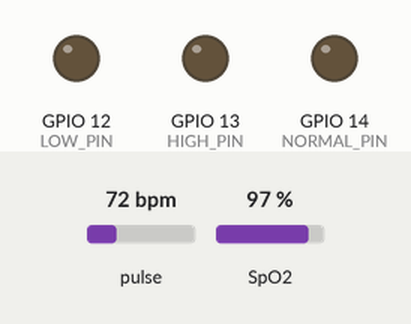
Bench run of a sketch on a simulated ESP32. On the bench: output pins drawn as LEDs (lit = HIGH). The inputs (shaded band) are chosen by the test bench; at power-on: pulse 72 bpm, SpO2 97 %. WiFi joins after 1.5 s; servers stay silent unless stated; what the sketch prints to the serial monitor is not drawn.

Above: at 3.0 s.
3.1 s: pulse set to 42 bpm
At 5.8 s:
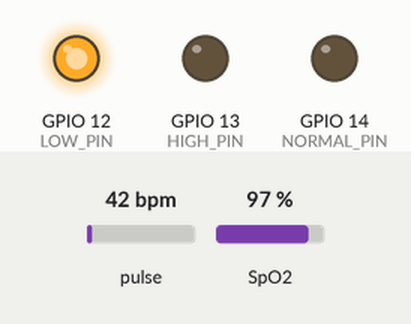
6.1 s: pulse set to 70 bpm
At 7.5 s:
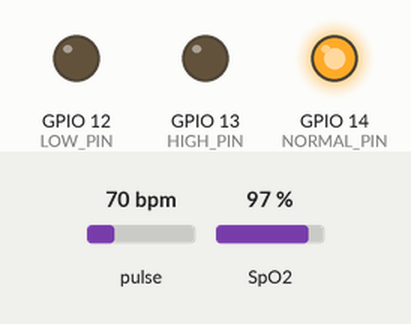
8.3 s: pulse set to 77 bpm
10.0 s: pulse set to 81 bpm
At 12.0 s:
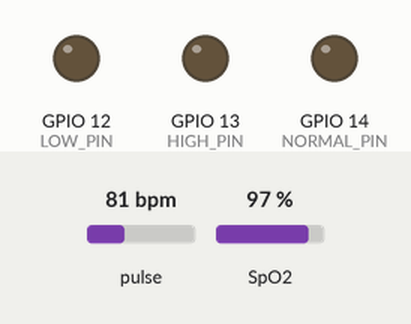
12.3 s: pulse set to 83 bpm
At 13.9 s:
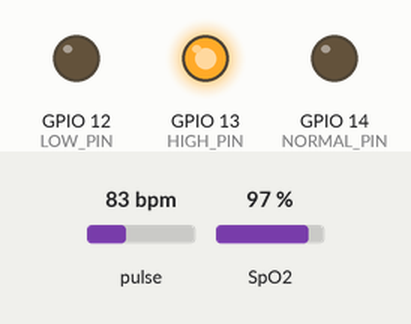
14.3 s: pulse set to 79 bpm
At 15.6 s:
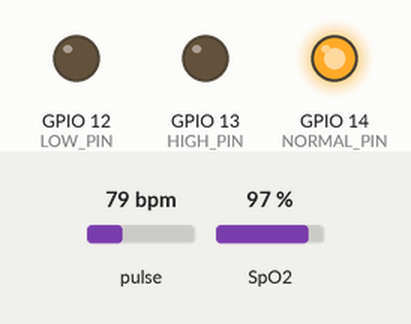
Timing chart, 0 to 17.3 s (numbered marks = the images above; inputs shaded):
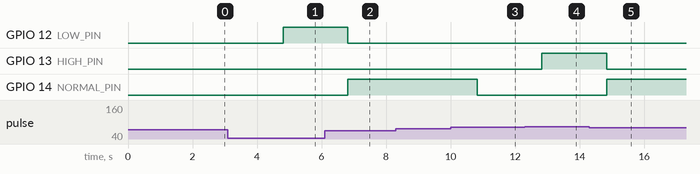

The sketch:

ESP2.ino
```cpp
#define BLYNK_TEMPLATE_ID "TMPL3mzzdyIjd"
#define BLYNK_TEMPLATE_NAME "Child Abuse Detection System and Alert System"
#define BLYNK_AUTH_TOKEN "lE8aYnc_mYjBzLAc7AoTKeiE-2YdydEl"


// #define BLYNK_TEMPLATE_ID "TMPL3ELq_DNup"
// #define BLYNK_TEMPLATE_NAME "Child Abuse Detection System"
// #define BLYNK_AUTH_TOKEN "EAxMQJKVUReWwuJtSVkxBLNrVNYAxpEo"
#define BLYNK_PRINT Serial
#include <BlynkSimpleEsp32.h>
#include <WiFi.h>
#include <Wire.h>
#include "MAX30100_PulseOximeter.h"

#define REPORTING_PERIOD_MS 1000
#define HIGH_PIN 13
#define LOW_PIN 12
#define NORMAL_PIN 14

char auth[] = BLYNK_AUTH_TOKEN;
char ssid[] = "ABC";
char pass[] = "123456789";

PulseOximeter pox;

uint32_t tsLastReport = 0;

// Callback (registered below) fired when a pulse is detected
void onBeatDetected()
{
    Serial.println("Beat!");
}

void setup()
{
    Serial.begin(115200);
    Blynk.begin(auth, ssid, pass);
    pinMode(13,OUTPUT);
    pinMode(12,OUTPUT);
    pinMode(14,OUTPUT);

    Serial.print("Initializing pulse oximeter..");

    if (!pox.begin()) {
        Serial.println("FAILED");
        for(;;);
    } else {
        Serial.println("SUCCESS");
    }
   pox.setOnBeatDetectedCallback(onBeatDetected);
}

void loop()
{
    Blynk.run();
    pox.update();
    float bpm = pox.getHeartRate();
    float spo2 = pox.getSpO2();
    if (millis() - tsLastReport > REPORTING_PERIOD_MS) {
        Serial.print("Heart rate:");
        Serial.print(pox.getHeartRate());
        Blynk.virtualWrite(V0,pox.getHeartRate());
        Serial.print("bpm / SpO2:");
        Serial.print(pox.getSpO2());
        Serial.println("%");
        if(bpm>0 && bpm<60){
         digitalWrite(12,HIGH);
         digitalWrite(13,LOW);
         digitalWrite(14,LOW);
         Serial.print("LOW BPM");
        }else if(bpm>60 &&bpm<80){
         digitalWrite(12,LOW);
         digitalWrite(13,LOW);
         digitalWrite(14,HIGH);
         Serial.print("NORMAL BPM");
        }else if(bpm>81)
        {
         digitalWrite(12,LOW);
         digitalWrite(13,HIGH);
         digitalWrite(14,LOW);
         Serial.print("HIGH BPM");
        }else
        {
         digitalWrite(12,LOW);
         digitalWrite(13,LOW);
         digitalWrite(14,LOW);
         Serial.print("NOT Getting BPM");
        }
 tsLastReport = millis();
}
}
```

Measured:
- the behaviour switches between 79 and 80 bpm on pulse (found by bisection; images 2 and 3)
- the behaviour switches between 81 and 82 bpm on pulse (found by bisection; images 3 and 4)
- after the input at 3.1 s, GPIO 12 (LOW_PIN): LOW → HIGH after 1.7 s; GPIO 14 (NORMAL_PIN): stays LOW (without the input it goes to HIGH after 0.71 s)
- after the input at 6.1 s, GPIO 12 (LOW_PIN): HIGH → LOW after 0.72 s; GPIO 14 (NORMAL_PIN): LOW → HIGH after 0.72 s
- after the input at 8.3 s, every drawn part: stays the same
- after the input at 10.0 s, GPIO 14 (NORMAL_PIN): HIGH → LOW after 0.83 s
- after the input at 12.3 s, GPIO 13 (HIGH_PIN): LOW → HIGH after 0.53 s
- after the input at 14.3 s, GPIO 13 (HIGH_PIN): HIGH → LOW after 0.54 s; GPIO 14 (NORMAL_PIN): LOW → HIGH after 0.54 s
